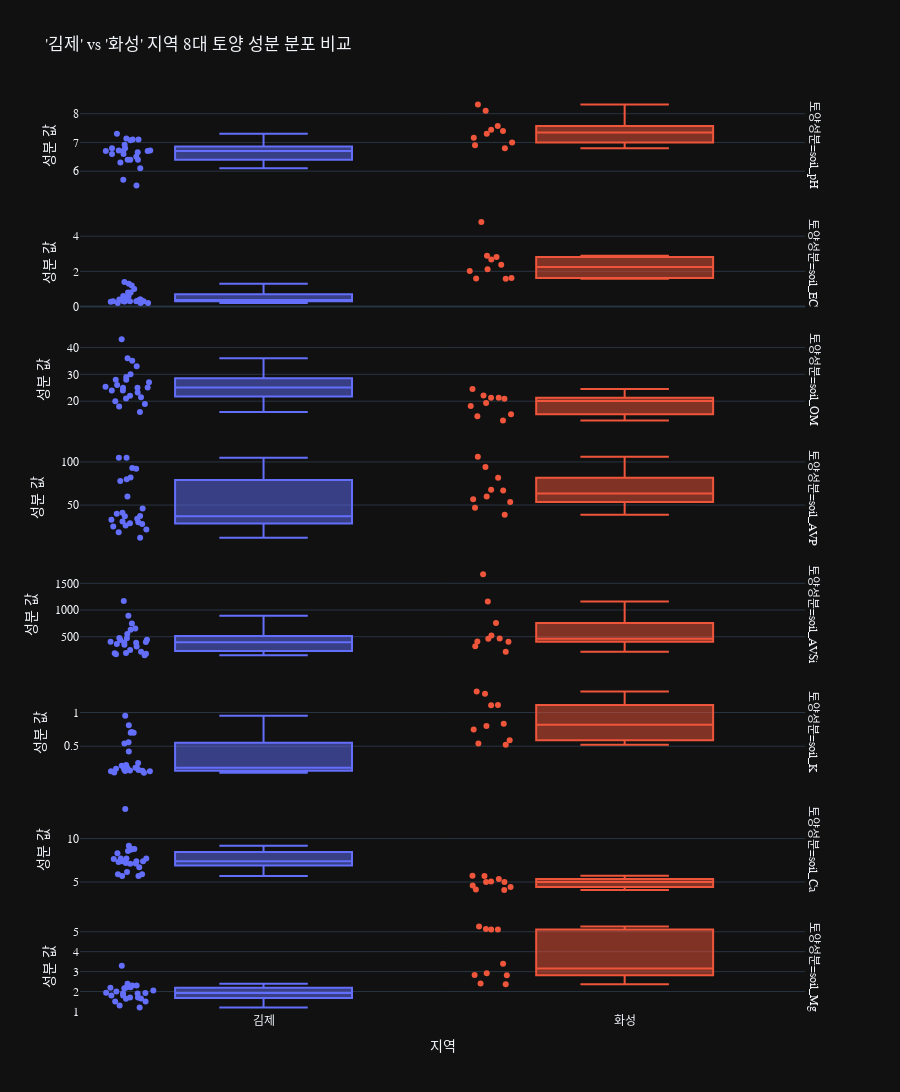

The notebook cell saved with this chart:
### Code cell
import pandas as pd
import plotly.express as px
from scipy.stats import mannwhitneyu

# 1. 'df'가 메모리에 있다고 가정합니다.
# (안정성을 위해 df 로드 및 전처리 코드 포함)
try:
    if 'df' not in locals() or df.empty:
         print("DataFrame 'df'를 다시 로드합니다.")
         df = pd.read_csv("25년_수확량 통계.csv")
    else:
         print("기존 DataFrame 'df'를 사용합니다.")
except NameError:
    print("DataFrame 'df'를 새로 로드합니다.")
    df = pd.read_csv("25년_수확량 통계.csv")

# 2. 분석에 필요한 컬럼들 전처리
all_soil_components = [
    'soil_pH', 'soil_EC', 'soil_OM', 'soil_AVP', 'soil_AVSi', 'soil_K', 'soil_Ca', 'soil_Mg'
]
try:
    for col in all_soil_components:
        df[col] = pd.to_numeric(df[col].astype(str).str.replace(',', '').str.strip(), errors='coerce')
    df['지역'] = df['지역'].str.strip()
except Exception as e:
    print(f"데이터 전처리 중 오류 발생: {e}")
    raise

# 3. [분석 1] '김제'와 '화성' 지역 데이터 필터링 (전체 기간)
df_regions = df[df['지역'].isin(['화성', '김제'])].copy()
print(f"'화성'과 '김제' 지역 전체 데이터 {len(df_regions)}개 필터링.")

# 4. [분석 1] 통계 분석 (Mann-Whitney U test)
gimje_data = df_regions[df_regions['지역'] == '김제']
hwaseong_data = df_regions[df_regions['지역'] == '화성']

stats_results = []
print("\n--- [분석 1] '김제' vs '화성' 토양 성분 비교 (중앙값 & P-value) ---")

for col in all_soil_components:
    g_vals = gimje_data[col].dropna()
    h_vals = hwaseong_data[col].dropna()

    if len(g_vals) > 0 and len(h_vals) > 0:
        g_median = g_vals.median()
        h_median = h_vals.median()
        # 양측 검정 (두 집단이 다른가?)
        stat, p_value = mannwhitneyu(g_vals, h_vals, alternative='two-sided')

        stats_results.append({
            '토양성분': col,
            '김제 중앙값(Median)': g_median,
            '화성 중앙값(Median)': h_median,
            'P-value (유의성)': p_value
        })

# 결과 출력
stats_df = pd.DataFrame(stats_results)
print(stats_df.to_string(index=False, float_format="%.3f"))


# 5. [분석 2] 시각화 (Box Plot)
melted_data = df_regions.melt(
    id_vars=['지역', '코드번호'],
    value_vars=all_soil_components,
    var_name='토양성분',
    value_name='값'
)
melted_data = melted_data.dropna(subset=['값'])

fig = px.box(
    melted_data,
    x='지역',                  # X축: 지역 (김제 vs 화성)
    y='값',                      # Y축: 토양 성분 값
    color='지역',              # 색상: 지역별 구분
    facet_row='토양성분',        # 행 분리: 8개 토양 성분
    points='all',              # 모든 개별 데이터 포인트를 점으로 표시
    labels={
        "값": "성분 값",
        "지역": "지역"
    },
    title="'김제' vs '화성' 지역 8대 토양 성분 분포 비교"
)

fig.update_layout(
    height=2000,
    font=dict(family="Malgun Gothic, AppleGGothic, sans-serif"),
    showlegend=False
)
fig.update_yaxes(matches=None) # 각 성분별 y축 독립
fig.update_annotations(align='right')

fig.show()

### Figure 1 — Plotly figure (JSON) as saved in the notebook; plotly's stock layout.template omitted (floating-point values rounded to 4 significant figures)
{"data": [{"alignmentgroup": "True", "boxpoints": "all", "hovertemplate": "지역=%{x}<br>토양성분=soil_pH<br>성분 값=%{y}<extra></extra>", "legendgroup": "김제", "marker": {"color": "#636efa"}, "name": "김제", "notched": false, "offsetgroup": "김제", "orientation": "v", "showlegend": true, "x": ["김제", "김제", "김제", "김제", "김제", "김제", "김제", "김제", "김제", "김제", "김제", "김제", "김제", "김제", "김제", "김제", "김제", "김제", "김제", "김제", "김제", "김제", "김제", "김제"], "x0": " ", "xaxis": "x8", "y": [6.72, 6.92, 7.08, 7.14, 6.66, 6.72, 6.3, 6.1, 6.4, 7.1, 6.7, 7.1, 6.8, 7.3, 6.7, 6.4, 6.7, 5.5, 5.7, 6.6, 6.5, 6.8, 6.6, 6.4], "y0": " ", "yaxis": "y8", "type": "box"}, {"alignmentgroup": "True", "boxpoints": "all", "hovertemplate": "지역=%{x}<br>토양성분=soil_EC<br>성분 값=%{y}<extra></extra>", "legendgroup": "김제", "marker": {"color": "#636efa"}, "name": "김제", "notched": false, "offsetgroup": "김제", "orientation": "v", "showlegend": false, "x": ["김제", "김제", "김제", "김제", "김제", "김제", "김제", "김제", "김제", "김제", "김제", "김제", "김제", "김제", "김제", "김제", "김제", "김제", "김제", "김제", "김제", "김제", "김제", "김제"], "x0": " ", "xaxis": "x7", "y": [0.27, 0.3, 0.3, 0.34, 0.32, 0.28, 0.2, 0.3, 0.4, 0.6, 0.2, 0.2, 0.3, 0.3, 0.4, 1.4, 1.2, 0.4, 0.4, 1.0, 0.8, 1.3, 0.8, 0.6], "y0": " ", "yaxis": "y7", "type": "box"}, {"alignmentgroup": "True", "boxpoints": "all", "hovertemplate": "지역=%{x}<br>토양성분=soil_OM<br>성분 값=%{y}<extra></extra>", "legendgroup": "김제", "marker": {"color": "#636efa"}, "name": "김제", "notched": false, "offsetgroup": "김제", "orientation": "v", "showlegend": false, "x": ["김제", "김제", "김제", "김제", "김제", "김제", "김제", "김제", "김제", "김제", "김제", "김제", "김제", "김제", "김제", "김제", "김제", "김제", "김제", "김제", "김제", "김제", "김제", "김제"], "x0": " ", "xaxis": "x6", "y": [25.1, 21.5, 23.2, 25.0, 22.0, 25.4, 16.0, 33.0, 18.0, 35.0, 21.0, 30.0, 28.0, 20.0, 19.0, 27.0, 25.0, 26.0, 28.0, 29.0, 36.0, 43.0, 24.0, 24.0], "y0": " ", "yaxis": "y6", "type": "box"}, {"alignmentgroup": "True", "boxpoints": "all", "hovertemplate": "지역=%{x}<br>토양성분=soil_AVP<br>성분 값=%{y}<extra></extra>", "legendgroup": "김제", "marker": {"color": "#636efa"}, "name": "김제", "notched": false, "offsetgroup": "김제", "orientation": "v", "showlegend": false, "x": ["김제", "김제", "김제", "김제", "김제", "김제", "김제", "김제", "김제", "김제", "김제", "김제", "김제", "김제", "김제", "김제", "김제", "김제", "김제", "김제", "김제", "김제", "김제", "김제"], "x0": " ", "xaxis": "x5", "y": [25.0, 18.4, 26.4, 37.2, 40.0, 21.6, 12.0, 30.0, 46.0, 80.0, 33.0, 41.0, 37.0, 31.0, 29.0, 60.0, 82.0, 28.0, 34.0, 93.0, 105.0, 92.0, 105.0, 78.0], "y0": " ", "yaxis": "y5", "type": "box"}, {"alignmentgroup": "True", "boxpoints": "all", "hovertemplate": "지역=%{x}<br>토양성분=soil_AVSi<br>성분 값=%{y}<extra></extra>", "legendgroup": "김제", "marker": {"color": "#636efa"}, "name": "김제", "notched": false, "offsetgroup": "김제", "orientation": "v", "showlegend": false, "x": ["김제", "김제", "김제", "김제", "김제", "김제", "김제", "김제", "김제", "김제", "김제", "김제", "김제", "김제", "김제", "김제", "김제", "김제", "김제", "김제", "김제", "김제", "김제", "김제"], "x0": " ", "xaxis": "x4", "y": [403.0, 361.5, 388.4, 470.6, 406.8, 391.6, 180.0, 173.0, 196.0, 628.0, 553.0, 251.0, 348.0, 656.0, 474.0, 1169.0, 746.0, 153.0, 188.0, 442.0, 316.0, 893.0, 439.0, 216.0], "y0": " ", "yaxis": "y4", "type": "box"}, {"alignmentgroup": "True", "boxpoints": "all", "hovertemplate": "지역=%{x}<br>토양성분=soil_K<br>성분 값=%{y}<extra></extra>", "legendgroup": "김제", "marker": {"color": "#636efa"}, "name": "김제", "notched": false, "offsetgroup": "김제", "orientation": "v", "showlegend": false, "x": ["김제", "김제", "김제", "김제", "김제", "김제", "김제", "김제", "김제", "김제", "김제", "김제", "김제", "김제", "김제", "김제", "김제", "김제", "김제", "김제", "김제", "김제", "김제", "김제"], "x0": " ", "xaxis": "x3", "y": [0.1076, 0.1487, 0.1387, 0.1586, 0.1336, 0.1673, 0.1351, 0.1096, 0.13, 0.8109, 0.13, 0.18, 0.21, 0.22, 0.18, 0.54, 0.95, 0.25, 0.18, 0.7, 0.71, 0.56, 0.7, 0.42], "y0": " ", "yaxis": "y3", "type": "box"}, {"alignmentgroup": "True", "boxpoints": "all", "hovertemplate": "지역=%{x}<br>토양성분=soil_Ca<br>성분 값=%{y}<extra></extra>", "legendgroup": "김제", "marker": {"color": "#636efa"}, "name": "김제", "notched": false, "offsetgroup": "김제", "orientation": "v", "showlegend": false, "x": ["김제", "김제", "김제", "김제", "김제", "김제", "김제", "김제", "김제", "김제", "김제", "김제", "김제", "김제", "김제", "김제", "김제", "김제", "김제", "김제", "김제", "김제", "김제", "김제"], "x0": " ", "xaxis": "x2", "y": [7.18, 7.382, 7.713, 8.579, 7.661, 7.704, 5.903, 6.163, 7.141, 9.162, 7.4, 7.3, 7.7, 8.7, 7.1, 8.3, 8.8, 5.7, 6.7, 7.4, 5.9, 8.8, 13.4, 5.7], "y0": " ", "yaxis": "y2", "type": "box"}, {"alignmentgroup": "True", "boxpoints": "all", "hovertemplate": "지역=%{x}<br>토양성분=soil_Mg<br>성분 값=%{y}<extra></extra>", "legendgroup": "김제", "marker": {"color": "#636efa"}, "name": "김제", "notched": false, "offsetgroup": "김제", "orientation": "v", "showlegend": false, "x": ["김제", "김제", "김제", "김제", "김제", "김제", "김제", "김제", "김제", "김제", "김제", "김제", "김제", "김제", "김제", "김제", "김제", "김제", "김제", "김제", "김제", "김제", "김제", "김제"], "x0": " ", "xaxis": "x", "y": [1.634, 1.646, 1.94, 2.191, 1.93, 1.918, 2.163, 2.213, 2.048, 2.386, 1.5, 1.5, 1.7, 1.9, 1.7, 2.2, 2.3, 2.3, 1.8, 1.8, 1.2, 2.0, 3.3, 1.3], "y0": " ", "yaxis": "y", "type": "box"}, {"alignmentgroup": "True", "boxpoints": "all", "hovertemplate": "지역=%{x}<br>토양성분=soil_pH<br>성분 값=%{y}<extra></extra>", "legendgroup": "화성", "marker": {"color": "#EF553B"}, "name": "화성", "notched": false, "offsetgroup": "화성", "orientation": "v", "showlegend": true, "x": ["화성", "화성", "화성", "화성", "화성", "화성", "화성", "화성", "화성", "화성"], "x0": " ", "xaxis": "x8", "y": [7.438, 7.575, 8.32, 8.1, 6.8, 7.4, 7.3, 6.9, 7.16, 7.0], "y0": " ", "yaxis": "y8", "type": "box"}, {"alignmentgroup": "True", "boxpoints": "all", "hovertemplate": "지역=%{x}<br>토양성분=soil_EC<br>성분 값=%{y}<extra></extra>", "legendgroup": "화성", "marker": {"color": "#EF553B"}, "name": "화성", "notched": false, "offsetgroup": "화성", "orientation": "v", "showlegend": false, "x": ["화성", "화성", "화성", "화성", "화성", "화성", "화성", "화성", "화성", "화성"], "x0": " ", "xaxis": "x7", "y": [2.886, 2.379, 1.622, 2.02, 4.812, 2.82, 2.124, 2.68, 1.58, 1.59], "y0": " ", "yaxis": "y7", "type": "box"}, {"alignmentgroup": "True", "boxpoints": "all", "hovertemplate": "지역=%{x}<br>토양성분=soil_OM<br>성분 값=%{y}<extra></extra>", "legendgroup": "화성", "marker": {"color": "#EF553B"}, "name": "화성", "notched": false, "offsetgroup": "화성", "orientation": "v", "showlegend": false, "x": ["화성", "화성", "화성", "화성", "화성", "화성", "화성", "화성", "화성", "화성"], "x0": " ", "xaxis": "x6", "y": [21.24, 19.31, 12.86, 18.2, 22.14, 24.5, 20.9, 21.3, 14.42, 15.1], "y0": " ", "yaxis": "y6", "type": "box"}, {"alignmentgroup": "True", "boxpoints": "all", "hovertemplate": "지역=%{x}<br>토양성분=soil_AVP<br>성분 값=%{y}<extra></extra>", "legendgroup": "화성", "marker": {"color": "#EF553B"}, "name": "화성", "notched": false, "offsetgroup": "화성", "orientation": "v", "showlegend": false, "x": ["화성", "화성", "화성", "화성", "화성", "화성", "화성", "화성", "화성", "화성"], "x0": " ", "xaxis": "x5", "y": [53.62, 56.75, 67.8, 94.0, 38.8, 106.0, 81.8, 67.0, 60.0, 47.0], "y0": " ", "yaxis": "y5", "type": "box"}, {"alignmentgroup": "True", "boxpoints": "all", "hovertemplate": "지역=%{x}<br>토양성분=soil_AVSi<br>성분 값=%{y}<extra></extra>", "legendgroup": "화성", "marker": {"color": "#EF553B"}, "name": "화성", "notched": false, "offsetgroup": "화성", "orientation": "v", "showlegend": false, "x": ["화성", "화성", "화성", "화성", "화성", "화성", "화성", "화성", "화성", "화성"], "x0": " ", "xaxis": "x4", "y": [319.6, 405.8, 460.0, 409.0, 522.8, 216.0, 465.0, 1671.0, 1158.0, 758.0], "y0": " ", "yaxis": "y4", "type": "box"}, {"alignmentgroup": "True", "boxpoints": "all", "hovertemplate": "지역=%{x}<br>토양성분=soil_K<br>성분 값=%{y}<extra></extra>", "legendgroup": "화성", "marker": {"color": "#EF553B"}, "name": "화성", "notched": false, "offsetgroup": "화성", "orientation": "v", "showlegend": false, "x": ["화성", "화성", "화성", "화성", "화성", "화성", "화성", "화성", "화성", "화성"], "x0": " ", "xaxis": "x3", "y": [1.278, 1.107, 1.112, 1.31, 0.834, 0.8, 0.748, 0.59, 0.52, 0.54], "y0": " ", "yaxis": "y3", "type": "box"}, {"alignmentgroup": "True", "boxpoints": "all", "hovertemplate": "지역=%{x}<br>토양성분=soil_Ca<br>성분 값=%{y}<extra></extra>", "legendgroup": "화성", "marker": {"color": "#EF553B"}, "name": "화성", "notched": false, "offsetgroup": "화성", "orientation": "v", "showlegend": false, "x": ["화성", "화성", "화성", "화성", "화성", "화성", "화성", "화성", "화성", "화성"], "x0": " ", "xaxis": "x2", "y": [4.594, 5.336, 5.054, 5.73, 4.426, 5.68, 4.998, 4.99, 4.148, 4.07], "y0": " ", "yaxis": "y2", "type": "box"}, {"alignmentgroup": "True", "boxpoints": "all", "hovertemplate": "지역=%{x}<br>토양성분=soil_Mg<br>성분 값=%{y}<extra></extra>", "legendgroup": "화성", "marker": {"color": "#EF553B"}, "name": "화성", "notched": false, "offsetgroup": "화성", "orientation": "v", "showlegend": false, "x": ["화성", "화성", "화성", "화성", "화성", "화성", "화성", "화성", "화성", "화성"], "x0": " ", "xaxis": "x", "y": [5.266, 5.133, 5.118, 5.11, 3.392, 2.83, 2.404, 2.36, 2.82, 2.92], "y0": " ", "yaxis": "y", "type": "box"}], "layout": {"xaxis": {"anchor": "y", "domain": [0.0, 0.98], "title": {"text": "지역"}, "categoryorder": "array", "categoryarray": ["김제", "화성"]}, "yaxis": {"anchor": "x", "domain": [0.0, 0.09875], "title": {"text": "성분 값"}}, "xaxis2": {"anchor": "y2", "domain": [0.0, 0.98], "matches": "x", "showticklabels": false}, "yaxis2": {"anchor": "x2", "domain": [0.1288, 0.2275], "title": {"text": "성분 값"}}, "xaxis3": {"anchor": "y3", "domain": [0.0, 0.98], "matches": "x", "showticklabels": false}, "yaxis3": {"anchor": "x3", "domain": [0.2575, 0.3563], "title": {"text": "성분 값"}}, "xaxis4": {"anchor": "y4", "domain": [0.0, 0.98], "matches": "x", "showticklabels": false}, "yaxis4": {"anchor": "x4", "domain": [0.3862, 0.485], "title": {"text": "성분 값"}}, "xaxis5": {"anchor": "y5", "domain": [0.0, 0.98], "matches": "x", "showticklabels": false}, "yaxis5": {"anchor": "x5", "domain": [0.515, 0.6138], "title": {"text": "성분 값"}}, "xaxis6": {"anchor": "y6", "domain": [0.0, 0.98], "matches": "x", "showticklabels": false}, "yaxis6": {"anchor": "x6", "domain": [0.6438, 0.7425], "title": {"text": "성분 값"}}, "xaxis7": {"anchor": "y7", "domain": [0.0, 0.98], "matches": "x", "showticklabels": false}, "yaxis7": {"anchor": "x7", "domain": [0.7725, 0.8712], "title": {"text": "성분 값"}}, "xaxis8": {"anchor": "y8", "domain": [0.0, 0.98], "matches": "x", "showticklabels": false}, "yaxis8": {"anchor": "x8", "domain": [0.9012, 1.0], "title": {"text": "성분 값"}}, "annotations": [{"font": {}, "showarrow": false, "text": "토양성분=soil_Mg", "textangle": 90, "x": 0.98, "xanchor": "left", "xref": "paper", "y": 0.04938, "yanchor": "middle", "yref": "paper", "align": "right"}, {"font": {}, "showarrow": false, "text": "토양성분=soil_Ca", "textangle": 90, "x": 0.98, "xanchor": "left", "xref": "paper", "y": 0.1781, "yanchor": "middle", "yref": "paper", "align": "right"}, {"font": {}, "showarrow": false, "text": "토양성분=soil_K", "textangle": 90, "x": 0.98, "xanchor": "left", "xref": "paper", "y": 0.3069, "yanchor": "middle", "yref": "paper", "align": "right"}, {"font": {}, "showarrow": false, "text": "토양성분=soil_AVSi", "textangle": 90, "x": 0.98, "xanchor": "left", "xref": "paper", "y": 0.4356, "yanchor": "middle", "yref": "paper", "align": "right"}, {"font": {}, "showarrow": false, "text": "토양성분=soil_AVP", "textangle": 90, "x": 0.98, "xanchor": "left", "xref": "paper", "y": 0.5644, "yanchor": "middle", "yref": "paper", "align": "right"}, {"font": {}, "showarrow": false, "text": "토양성분=soil_OM", "textangle": 90, "x": 0.98, "xanchor": "left", "xref": "paper", "y": 0.6931, "yanchor": "middle", "yref": "paper", "align": "right"}, {"font": {}, "showarrow": false, "text": "토양성분=soil_EC", "textangle": 90, "x": 0.98, "xanchor": "left", "xref": "paper", "y": 0.8219, "yanchor": "middle", "yref": "paper", "align": "right"}, {"font": {}, "showarrow": false, "text": "토양성분=soil_pH", "textangle": 90, "x": 0.98, "xanchor": "left", "xref": "paper", "y": 0.9506, "yanchor": "middle", "yref": "paper", "align": "right"}], "legend": {"title": {"text": "지역"}, "tracegroupgap": 0}, "title": {"text": "'김제' vs '화성' 지역 8대 토양 성분 분포 비교"}, "boxmode": "overlay", "font": {"family": "Malgun Gothic, AppleGGothic, sans-serif"}, "height": 2000, "showlegend": false}}
